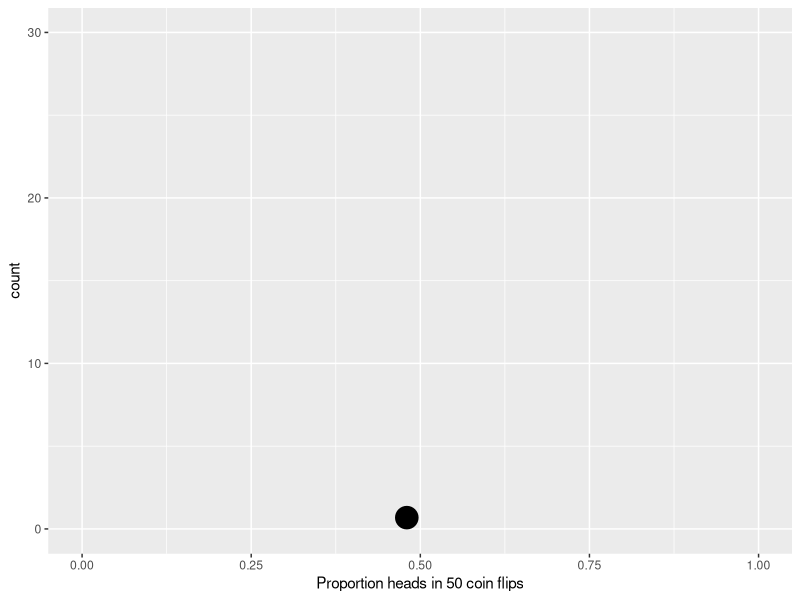
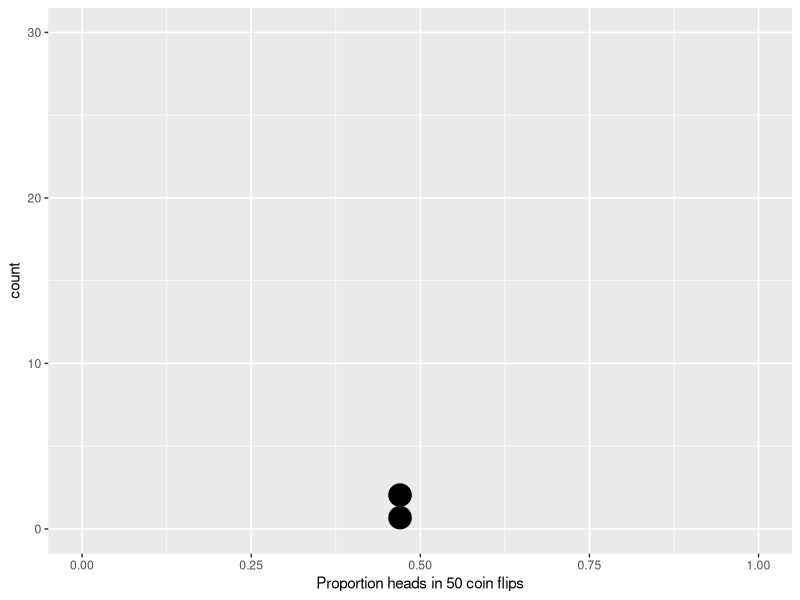
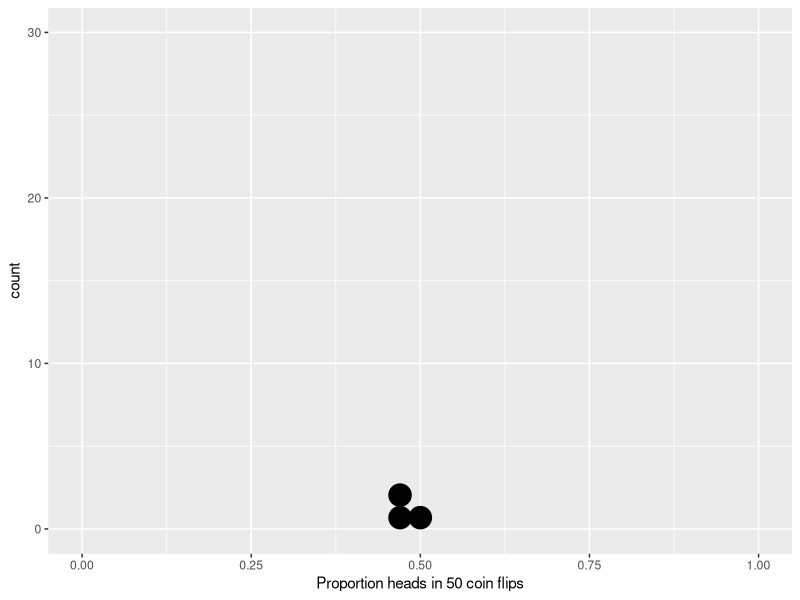
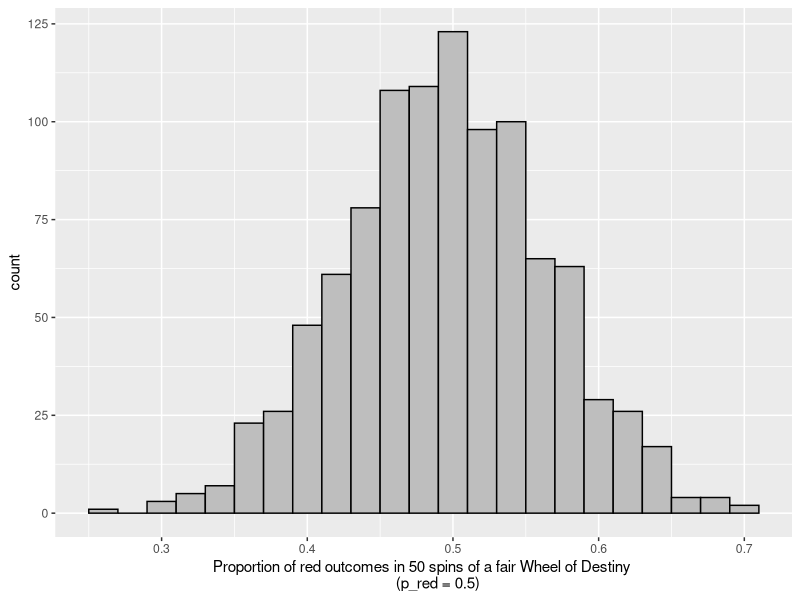
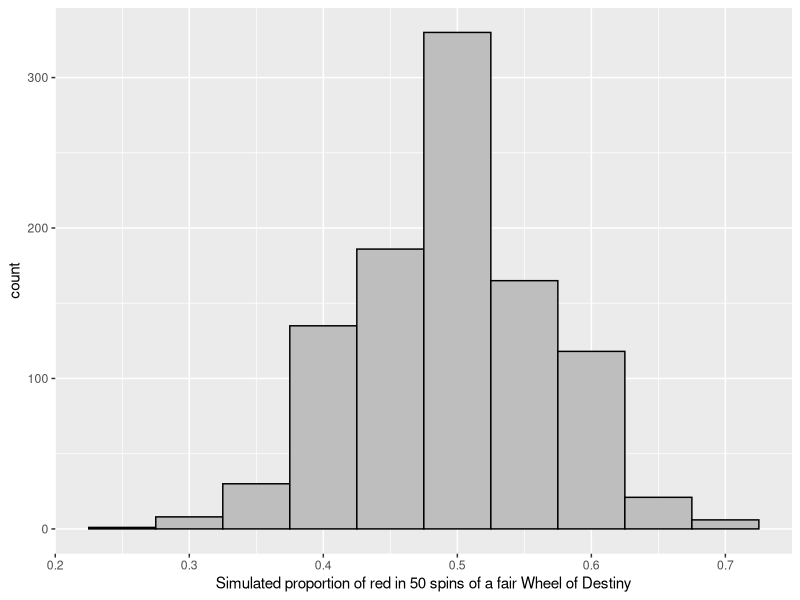
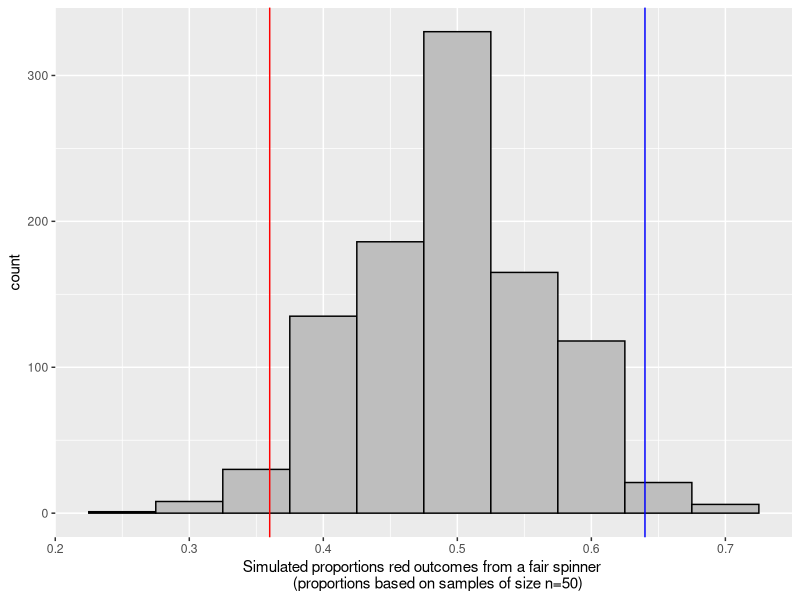

Write the R code that produced these figures, in order.
## ---- chunk 1
# Student are not required to use/or understand this chunk
# Set dpi and height for images
library(knitr)
opts_chunk$set(fig.height = 2.65, dpi =300, warning=FALSE, message=FALSE)
## ---- chunk 2
library(tidyverse)
## ---- chunk 3
test_stat <- 32/50

## ---- chunk 4
set.seed(5)
## ---- chunk 5
coin <- c("heads", "tails")
flips <- sample(coin,  # vector with all possible outcomes
       size = 50,            # number of values to sample
       prob = c(0.5, 0.5),   # probability of each outcome (default is equal probs)
       replace = TRUE)       # can outcomes be repeated? (default=FALSE)
## ---- chunk 6
sim <- tibble(p_heads = mean(flips=="heads"))
print(as.numeric(sim))
sim %>% ggplot(aes(x=p_heads)) + 
  geom_dotplot() + xlim(0, 1) + ylim(0,30) +
  labs(x="Proportion heads in 50 coin flips")
## ---- chunk 7
new_sim <- sample(c("heads", "tails"), size = 50, replace = TRUE)
sim_p <- sum(new_sim == "heads") / 50
sim_p

# add the new simulated value to the first entry in the vector of results
sim[2,1] <- sim_p

# plot
sim %>% ggplot(aes(x=p_heads)) + 
  geom_dotplot() + xlim(0, 1) + ylim(0,30) +
  labs(x="Proportion heads in 50 coin flips")
## ---- chunk 8
new_sim <- sample(c("heads", "tails"), size = 50, replace = TRUE)
sim_p <- sum(new_sim == "heads") / 50
sim_p

# add the new simulated value to the first entry in the vector of results
sim[3,1] <- sim_p

# plot
sim %>% ggplot(aes(x=p_heads)) + 
  geom_dotplot() + xlim(0, 1) + ylim(0,30) +
  labs(x="Proportion heads in 50 coin flips") 
## ---- chunk 9
n_observations <- 50 # number of observations (e.g. coin flips or spins)
repetitions <- 1000 # 1000 simulations
simulated_stats <- rep(NA, repetitions) # 1000 missing values to start
## ---- chunk 10
for (i in 1:repetitions){
  new_sim <- sample(c("red", "black"), 
                    size = n_observations,    
                    prob = c(0.5, 0.5),
                    replace = TRUE)
  sim_p <- sum(new_sim == "red") / n_observations
  
  simulated_stats[i] <- sim_p; # add new value to vector of results
}
## ---- chunk 11
sim <- tibble(p_red = simulated_stats)
## ---- chunk 12
sim %>% ggplot(aes(x = p_red)) + 
  geom_histogram(binwidth = 0.02, colour = "black", fill = "grey") +
  xlab("Proportion of red outcomes in 50 spins of a fair Wheel of Destiny 
       (p_red = 0.5)")
## ---- chunk 13
sim %>% ggplot(aes(x = p_red)) + 
  geom_histogram(binwidth = 0.05, colour = "black", fill = "grey") +
  xlab("Simulated proportion of red in 50 spins of a fair Wheel of Destiny")
## ---- chunk 14
test_stat <- 32/50
sim %>% ggplot(aes(x=p_red)) + 
  geom_histogram(binwidth = 0.05, colour = "black", fill = "grey") +
  geom_vline(xintercept = 0.5  - abs(0.5 - test_stat), color = "red") + 
  geom_vline(xintercept = 0.5 + abs(0.5 - test_stat), color = "blue") +
  labs(x = "Simulated proportions red outcomes from a fair spinner 
       (proportions based on samples of size n=50)")

## ---- chunk 15
pvalue <- sim %>% 
  filter(p_red >= 0.64 | p_red <= 0.36) %>%
  summarise(p_value = n() / repetitions)

as.numeric(pvalue)
## ---- chunk 16
pvalue <- sim %>% 
  filter(abs(p_red - 0.5) >= abs(test_stat - 0.5)) %>% 
  summarise(p_value = n() / repetitions)
pvalue
